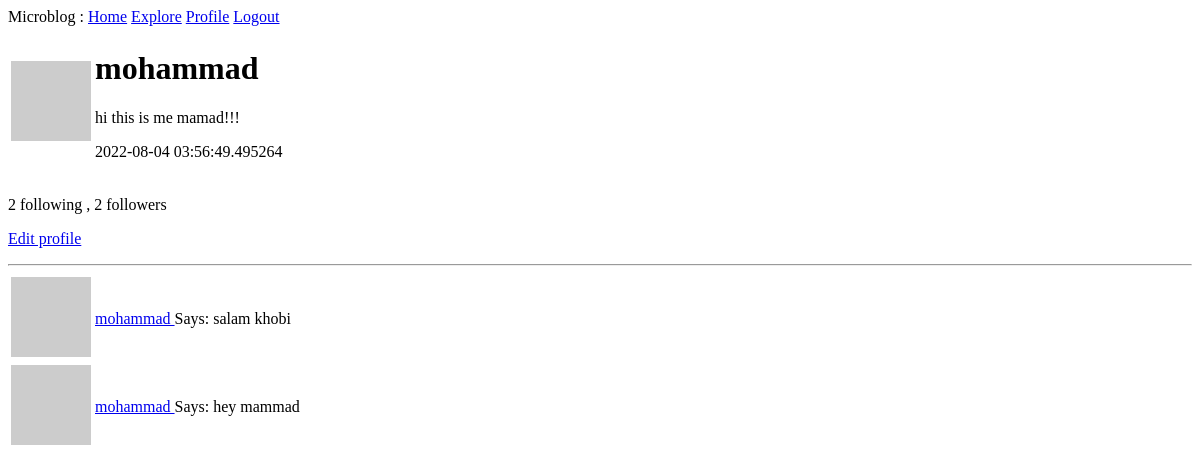
The page /user/mohammad (signed in) on the database as committed earlier.
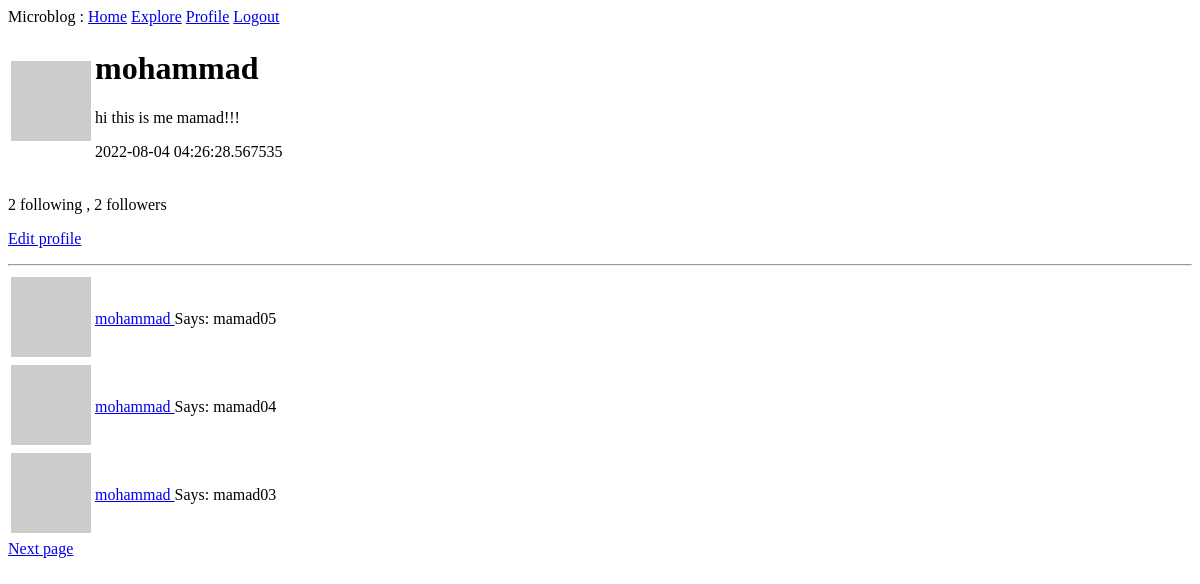
The same page on the database as committed later.
### myapp/models.py (models this page shows, shortened)
class User(db.Model, UserMixin):
    id = db.Column(db.Integer, primary_key=True)
    username = db.Column(db.String(64), index=True, unique=True)
    email = db.Column(db.String(128), index=True, unique=True)
    password_hash = db.Column(db.String(128))
    posts = db.relationship('Post', backref="author", lazy="dynamic")
    about_me = db.Column(db.String(140))
    last_seen = db.Column(db.DateTime(), default=datetime.utcnow)
    followed = db.relationship('User',secondary=follow_rel,
        primaryjoin = (id == follow_rel.c.follower_id),
        secondaryjoin = (id == follow_rel.c.followed_id),
        backref=db.backref("followers",lazy="dynamic"),
        lazy="dynamic"
    )
    def avatar(self, size, default="identicon"):
        digest = md5(self.email.encode("utf-8")).hexdigest()
        gravatar_link = "https://gravatar.com/avatar/{}?s={}&d={}"
        user_avatar = gravatar_link.format(digest, size, default)
        return user_avatar

class Post(db.Model):
    id = db.Column(db.Integer, primary_key=True)
    body = db.Column(db.Text())
    timestamp = db.Column(db.DateTime(), index=True, default=datetime.utcnow)
    user_id = db.Column(db.Integer, db.ForeignKey("user.id"))

### myapp/routes.py (the view)
@app.route("/user/<username>")
@login_required
def user(username):
    user = User.query.filter_by(username=username).first_or_404()
    page_number = request.args.get("page",default=1,type=int)
    posts = user.posts.order_by(Post.timestamp.desc()).paginate(page=page_number,per_page=app.config["POSTS_PER_PAGE"],error_out=False)
    prev_page = url_for("user",page=posts.prev_num,username=username) if posts.has_prev else None
    next_page = url_for("user",page=posts.next_num,username=username) if posts.has_next else None
    return render_template("user.html", user=user, posts=posts.items , prev_page=prev_page,next_page=next_page)

### myapp/models.py (called while the page is built)
@login.user_loader
def load_user(id):
    return User.query.get(int(id))

### myapp/routes.py (called while the page is built)
@app.before_request
def before_request_handler():
    if current_user.is_authenticated:
        current_user.last_seen = datetime.utcnow()
        db.session.commit()

### myapp/templates/user.html
{% extends "base.html" %}
{% block content %}
    <table >
        <tr >
            <td><img src="{{ user.avatar(size=128) }}" alt="picture"></td>
            <td>
                <h1>{{ user.username }}</h1>
                {% if user.about_me %} <p>{{ user.about_me }}</p> {% endif %}
                {% if user.last_seen %} <p>{{ user.last_seen }}</p> {% endif %}
            </td>
        </tr>
    </table>
    <p>{{ user.followed.count() }} following , {{ user.followers.count() }} followers</p>
    {% if current_user == user %}
    <p><a href="{{ url_for('edit_profile') }}">Edit profile</a></p>
    {% else %}
    {% if current_user.is_following(user) %}
    <p><a href="{{ url_for('unfollow', username = user.username) }}">Unfollow</a></p>
    {% else %}
    <p><a href="{{ url_for('follow', username = user.username) }}">Follow</a></p>
    {% endif %}
    {% endif %}
    <hr>
    {% include "_posts.html" %}
	{% include "_pagination.html" %}
{% endblock %}

### myapp/templates/base.html (shortened to what this page needs)
<!DOCTYPE html>
<html lang="en">
<head>
</head>
<body>
    <div>
        Microblog :
        <a href="{{ url_for('index') }}">Home</a>
        <a href="{{ url_for('explore') }}">Explore</a>
        {% if current_user.is_anonymous %}
        <a href="{{ url_for('login') }}">Login</a>
        {% else %}
        <a href="{{ url_for('user',username = current_user.username) }}">Profile</a>
        <a href="{{ url_for('logout') }}">Logout</a>
        {% endif %}
    </div>
    {% block content %}
    {% endblock %}
</body>
</html>

### myapp/templates/_posts.html
<table>
    {% for post in posts %}
    <tr>
        <td><img src="{{ post.author.avatar(size=64) }}" alt="picture"></td>
		<td><p><a href="{{ url_for("user",username = post.author.username) }}">
				{{ post.author.username }}
				</a>
				Says: {{ post.body }}
			</p>
		</td>
    </tr>
    {% endfor %}
</table>

### myapp/templates/_pagination.html (shortened to what this page needs)
{% if next_page %}
<a href="{{ next_page }}">Next page</a>
{% endif %}

Rows that differ between the two databases and show on the page:
no longer on this page (row unchanged): Post: author.username "mohammad", body "salam khobi"
no longer on this page (row unchanged): Post: author.username "mohammad", body "hey mammad"
changed User "mohammad": last_seen "2022-08-04 03:56:49.495264" → "2022-08-04 04:26:28.567535"
added Post: author.username "mohammad", body "mamad05"
added Post: author.username "mohammad", body "mamad04"
added Post: author.username "mohammad", body "mamad03"
Other text that changed with them:
text now shown: "Next page"
